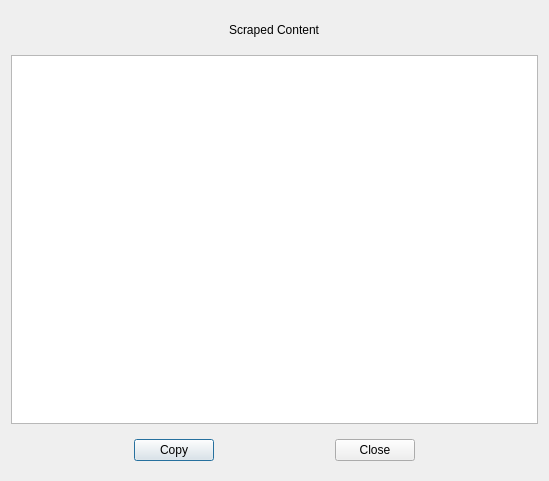
<?xml version="1.0" encoding="UTF-8"?>
<ui version="4.0">
 <class>jobContentDialog</class>
 <widget class="QDialog" name="jobContentDialog">
  <property name="geometry">
   <rect>
    <x>0</x>
    <y>0</y>
    <width>549</width>
    <height>481</height>
   </rect>
  </property>
  <property name="windowTitle">
   <string>Content</string>
  </property>
  <layout class="QVBoxLayout" name="verticalLayout">
   <item>
    <widget class="QWidget" name="widget" native="true">
     <layout class="QHBoxLayout" name="horizontalLayout">
      <item>
       <spacer name="horizontalSpacer">
        <property name="orientation">
         <enum>Qt::Horizontal</enum>
        </property>
        <property name="sizeHint" stdset="0">
         <size>
          <width>40</width>
          <height>20</height>
         </size>
        </property>
       </spacer>
      </item>
      <item>
       <widget class="QLabel" name="label">
        <property name="text">
         <string>Scraped Content</string>
        </property>
       </widget>
      </item>
      <item>
       <spacer name="horizontalSpacer_5">
        <property name="orientation">
         <enum>Qt::Horizontal</enum>
        </property>
        <property name="sizeHint" stdset="0">
         <size>
          <width>40</width>
          <height>20</height>
         </size>
        </property>
       </spacer>
      </item>
     </layout>
    </widget>
   </item>
   <item>
    <widget class="QTextBrowser" name="textBrowser"/>
   </item>
   <item>
    <widget class="QWidget" name="widget_2" native="true">
     <layout class="QHBoxLayout" name="horizontalLayout_2">
      <item>
       <spacer name="horizontalSpacer_2">
        <property name="orientation">
         <enum>Qt::Horizontal</enum>
        </property>
        <property name="sizeHint" stdset="0">
         <size>
          <width>40</width>
          <height>20</height>
         </size>
        </property>
       </spacer>
      </item>
      <item>
       <widget class="QPushButton" name="copyButton">
        <property name="text">
         <string>Copy</string>
        </property>
       </widget>
      </item>
      <item>
       <spacer name="horizontalSpacer_3">
        <property name="orientation">
         <enum>Qt::Horizontal</enum>
        </property>
        <property name="sizeHint" stdset="0">
         <size>
          <width>40</width>
          <height>20</height>
         </size>
        </property>
       </spacer>
      </item>
      <item>
       <widget class="QPushButton" name="closeButton">
        <property name="text">
         <string>Close</string>
        </property>
       </widget>
      </item>
      <item>
       <spacer name="horizontalSpacer_4">
        <property name="orientation">
         <enum>Qt::Horizontal</enum>
        </property>
        <property name="sizeHint" stdset="0">
         <size>
          <width>40</width>
          <height>20</height>
         </size>
        </property>
       </spacer>
      </item>
     </layout>
    </widget>
   </item>
  </layout>
 </widget>
 <resources/>
 <connections/>
</ui>
